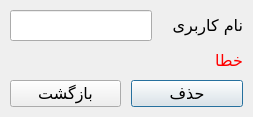
<?xml version="1.0" encoding="UTF-8"?>
<ui version="4.0">
 <class>DeleteUserDialog</class>
 <widget class="QDialog" name="DeleteUserDialog">
  <property name="geometry">
   <rect>
    <x>0</x>
    <y>0</y>
    <width>278</width>
    <height>136</height>
   </rect>
  </property>
  <property name="windowTitle">
   <string>حذف کارشناس</string>
  </property>
  <property name="windowIcon">
   <iconset resource="resource.qrc">
    <normaloff>:/icons/resources/icons/deleteUser.png</normaloff>:/icons/resources/icons/deleteUser.png</iconset>
  </property>
  <property name="layoutDirection">
   <enum>Qt::RightToLeft</enum>
  </property>
  <layout class="QVBoxLayout" name="verticalLayout">
   <property name="spacing">
    <number>10</number>
   </property>
   <property name="sizeConstraint">
    <enum>QLayout::SetFixedSize</enum>
   </property>
   <property name="leftMargin">
    <number>10</number>
   </property>
   <property name="topMargin">
    <number>10</number>
   </property>
   <property name="rightMargin">
    <number>10</number>
   </property>
   <property name="bottomMargin">
    <number>10</number>
   </property>
   <item>
    <layout class="QFormLayout" name="FLayout">
     <property name="formAlignment">
      <set>Qt::AlignLeading|Qt::AlignLeft|Qt::AlignVCenter</set>
     </property>
     <property name="horizontalSpacing">
      <number>20</number>
     </property>
     <property name="verticalSpacing">
      <number>10</number>
     </property>
     <item row="0" column="0">
      <widget class="QLabel" name="lblUsername">
       <property name="enabled">
        <bool>true</bool>
       </property>
       <property name="font">
        <font>
         <family>B Nazanin</family>
         <pointsize>12</pointsize>
         <weight>50</weight>
         <italic>false</italic>
         <bold>false</bold>
         <kerning>true</kerning>
        </font>
       </property>
       <property name="text">
        <string>نام کاربری</string>
       </property>
       <property name="scaledContents">
        <bool>true</bool>
       </property>
       <property name="margin">
        <number>0</number>
       </property>
      </widget>
     </item>
     <item row="0" column="1">
      <widget class="QLineEdit" name="txtUsername">
       <property name="font">
        <font>
         <family>B Nazanin</family>
         <pointsize>12</pointsize>
        </font>
       </property>
       <property name="alignment">
        <set>Qt::AlignLeading|Qt::AlignLeft|Qt::AlignVCenter</set>
       </property>
       <property name="clearButtonEnabled">
        <bool>true</bool>
       </property>
      </widget>
     </item>
    </layout>
   </item>
   <item>
    <widget class="QLabel" name="lblError">
     <property name="enabled">
      <bool>true</bool>
     </property>
     <property name="palette">
      <palette>
       <active>
        <colorrole role="WindowText">
         <brush brushstyle="SolidPattern">
          <color alpha="255">
           <red>255</red>
           <green>0</green>
           <blue>0</blue>
          </color>
         </brush>
        </colorrole>
       </active>
       <inactive>
        <colorrole role="WindowText">
         <brush brushstyle="SolidPattern">
          <color alpha="255">
           <red>255</red>
           <green>0</green>
           <blue>0</blue>
          </color>
         </brush>
        </colorrole>
       </inactive>
       <disabled>
        <colorrole role="WindowText">
         <brush brushstyle="SolidPattern">
          <color alpha="255">
           <red>120</red>
           <green>120</green>
           <blue>120</blue>
          </color>
         </brush>
        </colorrole>
       </disabled>
      </palette>
     </property>
     <property name="font">
      <font>
       <family>B Nazanin</family>
       <pointsize>12</pointsize>
       <weight>50</weight>
       <italic>false</italic>
       <bold>false</bold>
       <kerning>true</kerning>
      </font>
     </property>
     <property name="text">
      <string>خطا</string>
     </property>
     <property name="scaledContents">
      <bool>true</bool>
     </property>
    </widget>
   </item>
   <item>
    <layout class="QHBoxLayout" name="HLayoutButtons">
     <property name="spacing">
      <number>10</number>
     </property>
     <item>
      <widget class="QPushButton" name="btnDeleteUser">
       <property name="font">
        <font>
         <family>B Nazanin</family>
         <pointsize>12</pointsize>
        </font>
       </property>
       <property name="text">
        <string>حذف</string>
       </property>
       <property name="icon">
        <iconset resource="resource.qrc">
         <normaloff>:/icons/resources/icons/deleteUser.png</normaloff>:/icons/resources/icons/deleteUser.png</iconset>
       </property>
       <property name="iconSize">
        <size>
         <width>30</width>
         <height>30</height>
        </size>
       </property>
       <property name="shortcut">
        <string>Return</string>
       </property>
       <property name="autoDefault">
        <bool>false</bool>
       </property>
       <property name="default">
        <bool>true</bool>
       </property>
      </widget>
     </item>
     <item>
      <widget class="QPushButton" name="btnBack">
       <property name="font">
        <font>
         <family>B Nazanin</family>
         <pointsize>12</pointsize>
        </font>
       </property>
       <property name="text">
        <string>بازگشت</string>
       </property>
       <property name="icon">
        <iconset resource="resource.qrc">
         <normaloff>:/icons/resources/icons/return.png</normaloff>:/icons/resources/icons/return.png</iconset>
       </property>
       <property name="iconSize">
        <size>
         <width>30</width>
         <height>30</height>
        </size>
       </property>
       <property name="shortcut">
        <string>Esc</string>
       </property>
       <property name="autoDefault">
        <bool>false</bool>
       </property>
      </widget>
     </item>
    </layout>
   </item>
  </layout>
 </widget>
 <tabstops>
  <tabstop>txtUsername</tabstop>
  <tabstop>btnDeleteUser</tabstop>
  <tabstop>btnBack</tabstop>
 </tabstops>
 <resources>
  <include location="resource.qrc"/>
 </resources>
 <connections/>
</ui>
